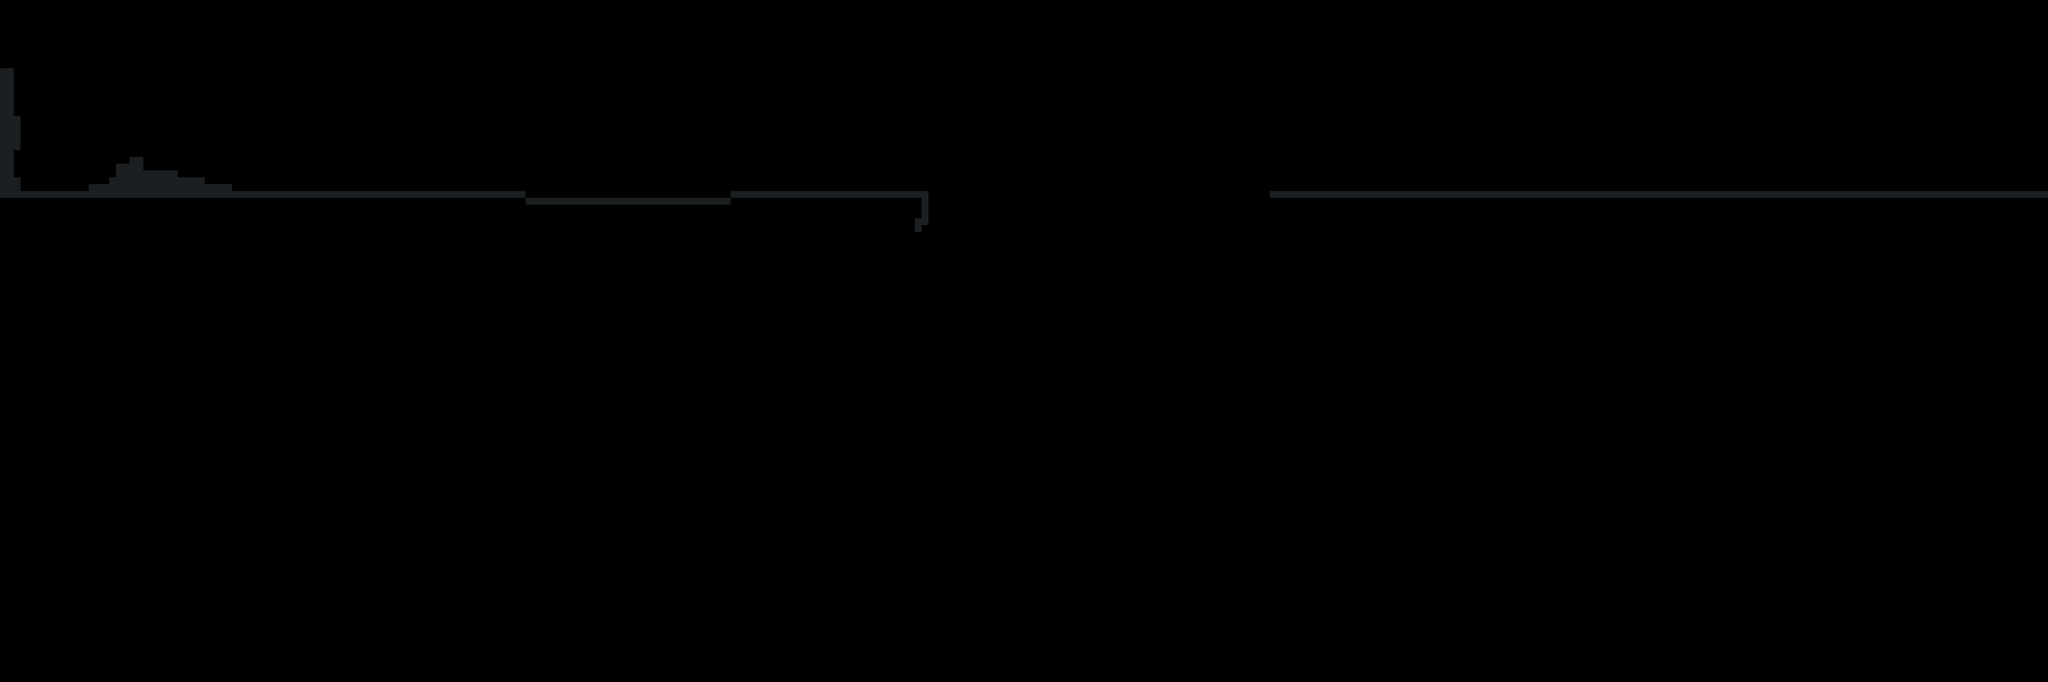

A 2D game scene composited from a Tiled map and its tileset images. What follows is a short description and the map's XML, with each tile layer's data collapsed to a summary:
An orthogonal 300x100 tile map with 32x32 px tiles, 3 tile layers (Background, Map, Foreground) and 15 objects (8x Ground, 3x EnemySpawn, PlayerSpawn).

<map version="1.9" tiledversion="1.9.2" orientation="orthogonal" renderorder="right-down" width="300" height="100" tilewidth="32" tileheight="32" infinite="0" nextlayerid="6" nextobjectid="29">
 <tileset firstgid="1" source="temp_tileset.tsx" />
 <layer id="5" name="Background" width="300" height="100">
  <data>[30000 cells, 0 non-empty, 0 distinct tile ids]</data>
 </layer>
 <layer id="1" name="Map" width="300" height="100">
  <data>[30000 cells, 349 non-empty, 1 distinct tile ids]</data>
 </layer>
 <layer id="4" name="Foreground" width="300" height="100">
  <data>[30000 cells, 0 non-empty, 0 distinct tile ids]</data>
 </layer>
 <objectgroup id="2" name="Objects">
  <object id="6" name="Ground" x="416" y="896">
   <polygon points="0,0 0,-32 672,-32 672,0" />
  </object>
  <object id="7" name="Ground" x="512" y="864">
   <polygon points="0,0 0,-32 448,-32 448,0" />
  </object>
  <object id="8" name="Ground" x="544" y="832">
   <polygon points="0,0 0,-64 64,-64 64,0" />
  </object>
  <object id="9" name="Ground" x="608" y="832">
   <polygon points="0,0 0,-96 64,-96 64,0" />
  </object>
  <object id="10" name="Ground" x="672" y="832">
   <polygon points="0,0 0,-32 160,-32 160,0" />
  </object>
  <object id="12" x="96" y="896">
   <polygon points="0,0 0,-64 -96,-64 -96,0" />
  </object>
  <object id="14" x="0" y="832">
   <polygon points="0,0 64,0 64,-512 0,-512" />
  </object>
  <object id="15" x="64" y="704">
   <polygon points="0,0 32,0 32,-160 0,-160" />
  </object>
  <object id="17" name="Ground" x="2464" y="960">
   <polygon points="0,0 0,-32 960,-32 960,0" />
  </object>
  <object id="18" name="Ground" x="3424" y="928">
   <polygon points="0,0 0,-32 928,-32 928,0" />
  </object>
  <object id="19" name="Ground" x="0" y="928">
   <polygon points="0,0 0,-32 2464,-32 2464,0" />
  </object>
 </objectgroup>
 <objectgroup id="3" name="Spawns">
  <object id="2" name="PlayerSpawn" x="288" y="896">
   <point />
  </object>
  <object id="26" name="EnemySpawn" x="1920" y="896">
   <point />
  </object>
  <object id="27" name="EnemySpawn" x="3008" y="928">
   <point />
  </object>
  <object id="28" name="EnemySpawn" x="4128" y="896">
   <point />
  </object>
 </objectgroup>
</map>
